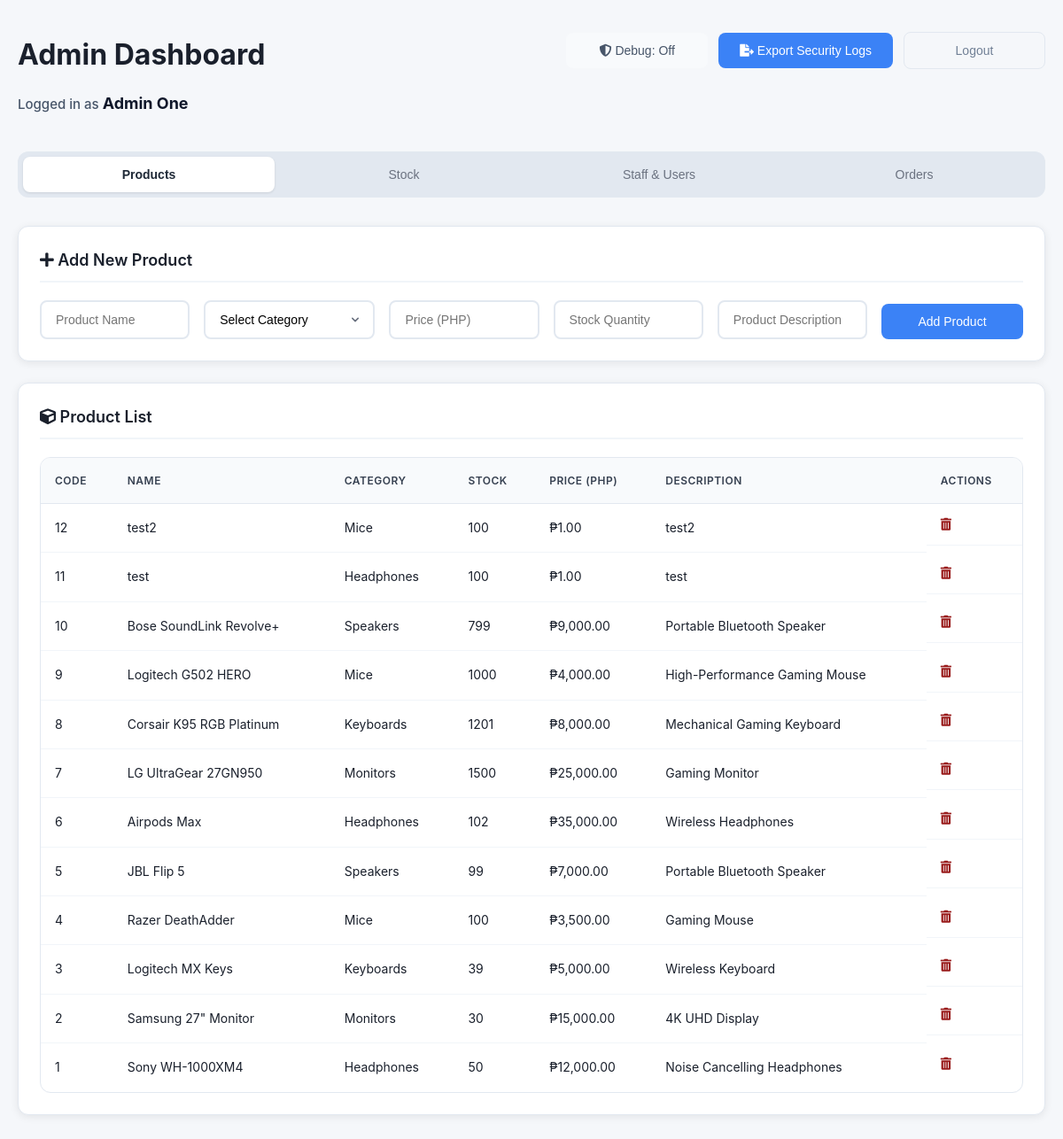
The page /Admin.php (signed in) on the database its author committed.
### tables this page shows
CREATE TABLE `users` (
  `user_id` int(11) NOT NULL AUTO_INCREMENT,
  `user_role` varchar(25) NOT NULL,
  `first_name` varchar(45) DEFAULT NULL,
  `last_name` varchar(45) DEFAULT NULL,
  `email` varchar(45) DEFAULT NULL,
  `phone` varchar(45) DEFAULT NULL,
  `password` varchar(255) DEFAULT NULL,
  `profile_picture` varchar(255) DEFAULT NULL,
  PRIMARY KEY (`user_id`)
);

CREATE TABLE `products` (
  `product_code` int(11) NOT NULL AUTO_INCREMENT,
  `category_code` int(11) DEFAULT NULL,
  `product_name` varchar(45) DEFAULT NULL,
  `description` varchar(45) DEFAULT NULL,
  `stock_qty` int(11) DEFAULT NULL,
  `srp_php` float DEFAULT NULL,
  PRIMARY KEY (`product_code`)
);

CREATE TABLE `categories` (
  `category_code` int(11) NOT NULL,
  `category_name` varchar(45) DEFAULT NULL,
  PRIMARY KEY (`category_code`)
);

### includes/security/auth.php (called while the page is built, shortened)
<?php
require_once dirname(__DIR__) . '/security.php';
if (!function_exists('security_is_logged_in')) {
    function security_is_logged_in(): bool
    {
        return !empty($_SESSION['user_id']);
    }
}
if (!function_exists('security_bootstrap_authenticated_session')) {
    function security_bootstrap_authenticated_session(): void
    {
        static $checked = false;
        if ($checked) {
            return;
        }
        $checked = true;
    }
}
if (!function_exists('security_require_login')) {
    function security_require_login(string $redirect = 'Login.php'): int
    {
        return (int) $_SESSION['user_id'];
    }
}
if (!function_exists('security_get_user_role')) {
    function security_get_user_role(mysqli $conn, int $userId): ?string
    {
        $stmt = $conn->prepare("SELECT user_role FROM users WHERE user_id = ?");
        $stmt->bind_param("i", $userId);
        $stmt->execute();
        $result = $stmt->get_result();
        $user = $result->fetch_assoc();
        return $user['user_role'] ?? null;
    }
}
if (!function_exists('security_require_role')) {
    function security_require_role(
        mysqli $conn,
        string $role,
        string $redirect = 'Login.php',
        ?string $unauthorizedRedirect = null
    ): int
    {
        $userId = security_require_login($redirect);
        $userRole = security_get_user_role($conn, $userId);
        return $userId;
    }
}

### includes/security/admin.php (called while the page is built, shortened)
<?php
require_once __DIR__ . '/auth.php';
require_once dirname(__DIR__) . '/security.php';
if (!function_exists('security_require_admin_access')) {
    function security_require_admin_access(mysqli $conn, bool $expectsJson = false): int
    {
        return $expectsJson
            ? security_require_role_api($conn, 'Admin', 'Forbidden.')
            : security_require_role($conn, 'Admin', 'Login.php', 'Index.php');
    }
}

### includes/security.php (called while the page is built, shortened)
<?php
if (!function_exists('security_is_debug_mode')) {
    function security_is_debug_mode(): bool
    {
        if (array_key_exists('security_debug_mode_cache', $GLOBALS)) {
            return (bool) $GLOBALS['security_debug_mode_cache'];
        }
        return (bool) $GLOBALS['security_debug_mode_cache'];
    }
}

### Admin.php (the view, shortened to what this page needs)
<?php
require_once 'includes/security/auth.php';
require_once 'includes/db.php';
require_once 'includes/security.php';
require_once 'includes/security/admin.php';
$isOrderStatusRequest = $_SERVER['REQUEST_METHOD'] === 'POST'
    && (($_POST['action'] ?? '') === 'update_order_status');
$userId = security_require_admin_access($conn, $isOrderStatusRequest);
$adminProfileStmt = $conn->prepare("
    SELECT first_name, last_name, email, profile_picture
    FROM users
    WHERE user_id = ? AND user_role = 'Admin'
");
$adminProfileStmt->bind_param("i", $userId);
$adminProfileStmt->execute();
$adminProfileResult = $adminProfileStmt->get_result();
$adminProfile = $adminProfileResult->fetch_assoc() ?: [
    'first_name' => $_SESSION['first_name'] ?? 'Admin',
    'last_name' => $_SESSION['last_name'] ?? '',
    'email' => $_SESSION['email'] ?? '',
    'profile_picture' => null,
];
$adminDisplayName = trim(($adminProfile['first_name'] ?? '') . ' ' . ($adminProfile['last_name'] ?? ''));
$debugModeEnabled = security_is_debug_mode();
$products = $conn->query("
    SELECT p.*, c.category_name
    FROM products p
    LEFT JOIN categories c ON p.category_code = c.category_code
    ORDER BY p.product_code DESC
");
?>
<!DOCTYPE html>
<html lang="en">
<head>
  <link rel="stylesheet" href="styles/admin.css">
  <link rel="stylesheet" href="https://cdnjs.cloudflare.com/ajax/libs/font-awesome/5.15.4/css/all.min.css">
</head>
<body>
<div class="container">
  <div class="user-info">
    <div class="user-info-title">
      <h2>Admin Dashboard</h2>
      <div class="admin-header-presence">
        <p class="admin-header-status">Logged in as <strong><?= htmlspecialchars($adminDisplayName) ?></strong></p>
      </div>
    </div>
    <div class="header-actions">
      <form method="POST" class="header-action-form">
        <button type="submit" class="debug-toggle-btn header-action-btn <?= $debugModeEnabled ? 'is-enabled' : 'is-disabled' ?>">
          <i class="fas <?= $debugModeEnabled ? 'fa-bug' : 'fa-shield-alt' ?>"></i>
          Debug: <?= $debugModeEnabled ? 'On' : 'Off' ?>
        </button>
      </form>
      <form method="POST" class="header-action-form">
        <button type="submit" class="yellow-btn header-action-btn">
          <i class="fas fa-file-export"></i> Export Security Logs
        </button>
      </form>
      <form method="POST" class="header-action-form">
        <button type="submit" name="logout" value="1" class="logout-btn header-action-btn" onclick="return confirmLogout()">
          Logout
        </button>
      </form>
    </div>
  </div>
  <div class="tabs">
    <button class="tab-btn active" onclick="showTab('products')">Products</button>
    <button class="tab-btn" onclick="showTab('stock')">Stock</button>
    <button class="tab-btn" onclick="showTab('staffusers')">Staff & Users</button>
    <button class="tab-btn" onclick="showTab('orders')">Orders</button>
  </div>
  <div id="products" class="tab-content active">
    <div class="content-box">
    <h3><i class="fas fa-plus"></i> Add New Product</h3>
    <form method="POST" class="form-grid single-row">
      <input name="product_name" placeholder="Product Name" maxlength="45" required>
      <select name="category_code" required>
        <option value="">Select Category</option>
      </select>
      <input name="srp_php" type="number" step="0.01" min="0.01" placeholder="Price (PHP)" inputmode="decimal" required>
      <input name="stock_qty" type="number" min="1" step="1" placeholder="Stock Quantity" inputmode="numeric" required>
      <input name="description" placeholder="Product Description" maxlength="45">
      <button type="submit" class="yellow-btn">Add Product</button>
    </form>
    </div>
    <div class="content-box">
    <h3><i class="fas fa-cube"></i> Product List</h3>
    <div class="table-container">
      <table>
        <thead>
          <tr>
            <th>Code</th>
            <th>Name</th>
            <th>Category</th>
            <th>Stock</th>
            <th>Price (PHP)</th>
            <th>Description</th>
            <th>Actions</th>
          </tr>
        </thead>
        <tbody>
          <?php while ($p = $products->fetch_assoc()): ?>
          <tr>
            <td><?= $p['product_code'] ?></td>
            <td><?= htmlspecialchars($p['product_name']) ?></td>
            <td><?= htmlspecialchars($p['category_name'] ?? 'N/A') ?></td>
            <td class="<?= $p['stock_qty'] <= 10 ? 'low-stock' : '' ?>"><?= $p['stock_qty'] ?></td>
            <td>₱<?= number_format($p['srp_php'], 2) ?></td>
            <td><?= htmlspecialchars($p['description'] ?? '') ?></td>
            <td class="actions-cell">
              <i class="fas fa-trash-alt delete-icon"
                 title="Delete"
                 onclick='deleteProduct(<?= (int) $p["product_code"] ?>, <?= json_encode($p["product_name"], JSON_HEX_TAG | JSON_HEX_AMP | JSON_HEX_APOS | JSON_HEX_QUOT) ?>)'
                 style="cursor: pointer; color: #991b1b">
              </i>
            </td>
          </tr>
          <?php endwhile; ?>
        </tbody>
      </table>
    </div>
    </div>
  </div>
</body>
</html>

### styles/admin.css (style rules this page uses)
* { margin: 0; padding: 0; box-sizing: border-box; }
body { font-family: -apple-system, BlinkMacSystemFont, 'Segoe UI', Roboto, sans-serif; background: #f5f7fa; color: #1a202c; line-height: 1.6; }
.container { max-width: 1200px; margin: 0 auto; padding: 20px; }
h2 { font-size: 32px; font-weight: 700; color: #1a202c; margin-bottom: 0; text-align: left !important; }
.user-info { display: flex; justify-content: space-between; align-items: flex-start; gap: 16px; margin-top: 16px; margin-bottom: 32px; font-size: 14px; color: #6b7280; }
.user-info-title { display: flex; flex-direction: column; gap: 8px; }
.header-actions { display: flex; align-items: center; gap: 12px; flex-wrap: wrap; }
.header-action-form { display: inline-flex; align-items: center; margin: 0; }
.header-action-btn { display: inline-flex; align-items: center; justify-content: center; gap: 8px; min-width: 160px; }
.debug-toggle-btn { border: 1px solid #cbd5e1; background: white; color: #334155; }
.debug-toggle-btn.is-disabled { border-color: #cbd5e1; background: #f8fafc; color: #475569; }
.admin-header-presence { display: inline-flex; align-items: center; gap: 12px; min-height: 44px; }
.admin-header-status { margin: 0; color: #475569; font-size: 15px; font-weight: 500; }
.admin-header-status strong { color: #0f172a; font-size: 18px; font-weight: 700; }
.tabs { display: flex; gap: 0; background:#e2e8f0; border-radius: 12px; padding: 4px; margin-bottom: 32px; }
.tab-btn { flex: 1; padding: 12px 24px; background: transparent; border: none; font-size: 14px; font-weight: 500; color: #6b7280; cursor: pointer; border-radius: 8px; transition: all 0.2s ease; margin: 2px; }
.tab-btn.active { color: #1f2937; background: white; box-shadow: 0 1px 3px rgba(0, 0, 0, 0.1); font-weight: 600; }
.content-box { background: white; border-radius: 12px; padding: 24px; margin-bottom: 24px; box-shadow: 0 2px 10px rgba(0, 0, 0, 0.08); border: 1px solid #e2e8f0; }
.content-box h3 { color: #1a202c; font-size: 18px; font-weight: 600; margin-bottom: 20px; padding-bottom: 8px; border-bottom: 2px solid #f1f5f9; }
.tab-content { display: none; }
.tab-content.active { display: block; }
.form-grid { display: grid; grid-template-columns: repeat(auto-fit, minmax(180px, 1fr)); gap: 16px; align-items: end; }
.form-grid.single-row { display: flex; flex-wrap: wrap; gap: 16px; align-items: end; }
.form-grid.single-row > * { flex: 1; min-width: 150px; }
.form-grid.single-row button { flex: 0 0 auto; min-width: 160px; justify-content: space-between; }
.form-grid input, .form-grid select, .form-grid textarea { padding: 12px 16px; border: 2px solid #e2e8f0; border-radius: 8px; font-size: 14px; transition: all 0.2s ease; background: white; width: 100%; }
.form-grid select { cursor: pointer; appearance: none; background-position: right 12px center; background-repeat: no-repeat; background-size: 16px; padding-right: 40px; }
.yellow-btn, .red-btn, .secondary-btn, .logout-btn, .debug-toggle-btn { padding: 12px 24px; border: none; border-radius: 8px; font-size: 14px; font-weight: 500; cursor: pointer; transition: all 0.2s ease; text-decoration: none; display: inline-block; }
.yellow-btn { background: #3b82f6; color: white; }
.logout-btn { background: transparent; border: 1px solid #e2e8f0; color: #718096; }
.table-container { overflow-x: auto; border-radius: 12px; border: 1px solid #e2e8f0; background: white; }
table { width: 100%; border-collapse: collapse; }
table th { background: #f8fafc; padding: 16px; text-align: left; font-weight: 600; color: #374151; font-size: 12px; text-transform: uppercase; letter-spacing: 0.5px; border-bottom: 1px solid #e2e8f0; }
table td { padding: 16px; border-bottom: 1px solid #f1f5f9; font-size: 14px; }
table tr:last-child td { border-bottom: none; }
.actions-cell { display: flex; align-items: center; gap: 12px; flex-wrap: nowrap; }
form { display: inline-flex; align-items: center; margin: 0; }

### rows shown on the page
users: adminDisplayName "Admin One"
products: product_code "12", product_name "test2", category_code.category_name "Mice", stock_qty "100", srp_php "1.00", description "test2"
products: product_code "11", product_name "test", category_code.category_name "Headphones", stock_qty "100", srp_php "1.00", description "test"
products: product_code "10", product_name "Bose SoundLink Revolve+", category_code.category_name "Speakers", stock_qty "799", srp_php "9,000.00", description "Portable Bluetooth Speaker"
products: product_code "9", product_name "Logitech G502 HERO", category_code.category_name "Mice", stock_qty "1000", srp_php "4,000.00", description "High-Performance Gaming Mouse"
products: product_code "8", product_name "Corsair K95 RGB Platinum", category_code.category_name "Keyboards", stock_qty "1201", srp_php "8,000.00", description "Mechanical Gaming Keyboard"
products: product_code "7", product_name "LG UltraGear 27GN950", category_code.category_name "Monitors", stock_qty "1500", srp_php "25,000.00", description "Gaming Monitor"
products: product_code "6", product_name "Airpods Max", category_code.category_name "Headphones", stock_qty "102", srp_php "35,000.00", description "Wireless Headphones"
products: product_code "5", product_name "JBL Flip 5", category_code.category_name "Speakers", stock_qty "99", srp_php "7,000.00", description "Portable Bluetooth Speaker"
products: product_code "4", product_name "Razer DeathAdder", category_code.category_name "Mice", stock_qty "100", srp_php "3,500.00", description "Gaming Mouse"
products: product_code "3", product_name "Logitech MX Keys", category_code.category_name "Keyboards", stock_qty "39", srp_php "5,000.00", description "Wireless Keyboard"
products: product_code "2", product_name "Samsung 27\" Monitor", category_code.category_name "Monitors", stock_qty "30", srp_php "15,000.00", description "4K UHD Display"
products: product_code "1", product_name "Sony WH-1000XM4", category_code.category_name "Headphones", stock_qty "50", srp_php "12,000.00", description "Noise Cancelling Headphones"
